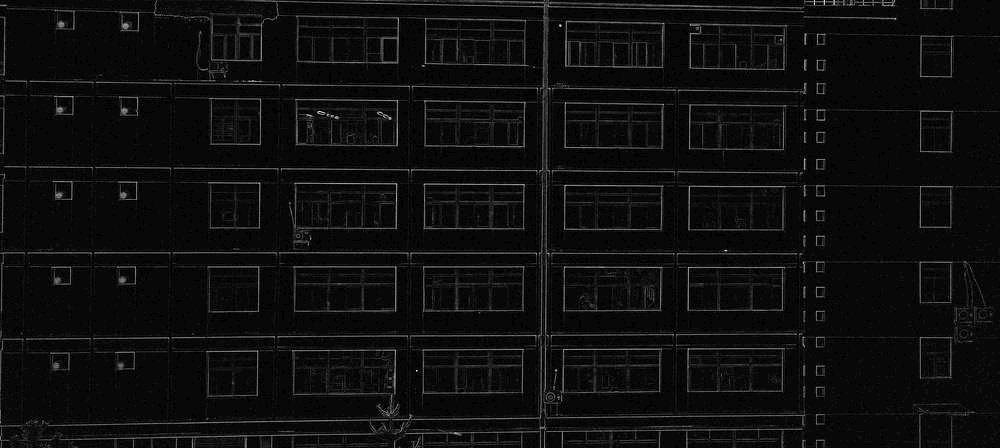
#> input picture demo/laplacian1.jpg, 1000 x 448 px, shrunk from 3864 x 1731 before the run, found by its file name
$ python pinghua.py
#> lines starting #> are read from the running program, lines starting #| are printed output that depends on the picture
import numpy as np
import cv2 as cv
from matplotlib import pyplot as plt

img = cv.imread('./demo/laplacian1.jpg')
#> img is the input picture: shape (448, 1000, 3); min 0, max 30, mean 1.7
kernel = np.ones((20,20),np.float32)/50
#平滑处理中(20,20)经测试效果最好
dst = cv.filter2D(img,-1,kernel)
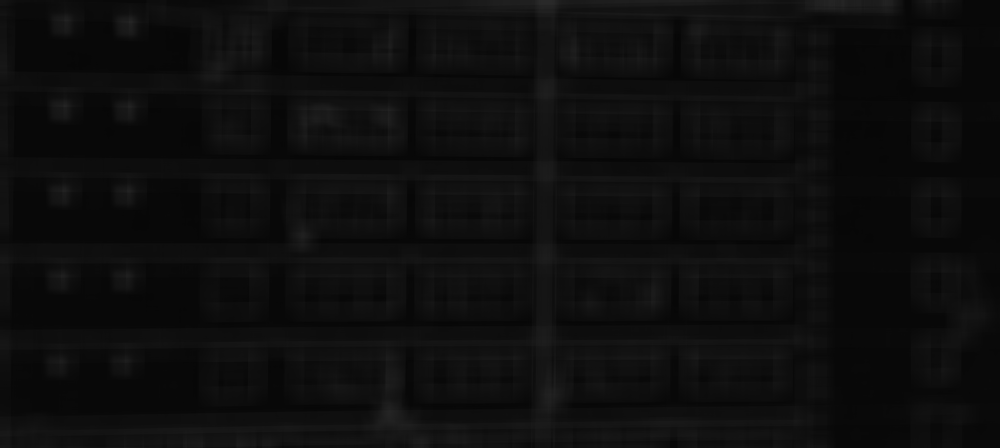
#> dst: shape (448, 1000, 3); min 6, max 41, mean 13.7

# [6 lines of commented-out code are left out]

plt.imshow(dst)
plt.title('Averaging')
plt.show()
